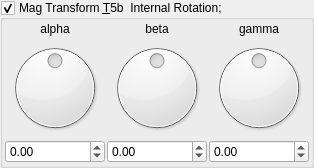
    <widget class="MyGroupBox" name="groupCheck_transf_rotation_enabled">
     <property name="title">
      <string>Mag Transform &amp;T5b  Internal Rotation; </string>
     </property>
     <property name="checkable">
      <bool>true</bool>
     </property>
     <layout class="QVBoxLayout" name="verticalLayout_8" stretch="0">
      <property name="spacing">
       <number>2</number>
      </property>
      <property name="leftMargin">
       <number>2</number>
      </property>
      <property name="topMargin">
       <number>2</number>
      </property>
      <property name="rightMargin">
       <number>2</number>
      </property>
      <property name="bottomMargin">
       <number>2</number>
      </property>
      <item>
       <layout class="QGridLayout" name="gridLayout_10">
        <property name="spacing">
         <number>2</number>
        </property>
        <item row="1" column="2">
         <widget class="QLabel" name="label_36">
          <property name="text">
           <string>gamma</string>
          </property>
          <property name="alignment">
           <set>Qt::AlignCenter</set>
          </property>
         </widget>
        </item>
        <item row="1" column="1">
         <widget class="QLabel" name="label_34">
          <property name="text">
           <string>beta</string>
          </property>
          <property name="alignment">
           <set>Qt::AlignCenter</set>
          </property>
         </widget>
        </item>
        <item row="1" column="0">
         <widget class="QLabel" name="label_35">
          <property name="text">
           <string>alpha</string>
          </property>
          <property name="alignment">
           <set>Qt::AlignCenter</set>
          </property>
         </widget>
        </item>
        <item row="2" column="1">
         <widget class="QDial" name="dial3_transf_rotation_y">
          <property name="minimum">
           <number>-18000</number>
          </property>
          <property name="maximum">
           <number>18000</number>
          </property>
          <property name="wrapping">
           <bool>true</bool>
          </property>
         </widget>
        </item>
        <item row="2" column="2">
         <widget class="QDial" name="dial3_transf_rotation_z">
          <property name="minimum">
           <number>-18000</number>
          </property>
          <property name="maximum">
           <number>18000</number>
          </property>
          <property name="wrapping">
           <bool>true</bool>
          </property>
         </widget>
        </item>
        <item row="3" column="0">
         <widget class="MyDoubleSpinBox" name="spinboxd3_transf_rotation_x">
          <property name="sizePolicy">
           <sizepolicy hsizetype="Minimum" vsizetype="Maximum">
            <horstretch>0</horstretch>
            <verstretch>0</verstretch>
           </sizepolicy>
          </property>
          <property name="prefix">
           <string/>
          </property>
          <property name="suffix">
           <string/>
          </property>
          <property name="decimals">
           <number>2</number>
          </property>
          <property name="minimum">
           <double>-180.000000000000000</double>
          </property>
          <property name="maximum">
           <double>180.000000000000000</double>
          </property>
          <property name="singleStep">
           <double>1.000000000000000</double>
          </property>
         </widget>
        </item>
        <item row="2" column="0">
         <widget class="QDial" name="dial3_transf_rotation_x">
          <property name="minimum">
           <number>-18000</number>
          </property>
          <property name="maximum">
           <number>18000</number>
          </property>
          <property name="wrapping">
           <bool>true</bool>
          </property>
         </widget>
        </item>
        <item row="3" column="2">
         <widget class="MyDoubleSpinBox" name="spinboxd3_transf_rotation_z">
          <property name="sizePolicy">
           <sizepolicy hsizetype="Minimum" vsizetype="Maximum">
            <horstretch>0</horstretch>
            <verstretch>0</verstretch>
           </sizepolicy>
          </property>
          <property name="prefix">
           <string/>
          </property>
          <property name="suffix">
           <string/>
          </property>
          <property name="decimals">
           <number>2</number>
          </property>
          <property name="minimum">
           <double>-180.000000000000000</double>
          </property>
          <property name="maximum">
           <double>180.000000000000000</double>
          </property>
          <property name="singleStep">
           <double>1.000000000000000</double>
          </property>
         </widget>
        </item>
        <item row="3" column="1">
         <widget class="MyDoubleSpinBox" name="spinboxd3_transf_rotation_y">
          <property name="sizePolicy">
           <sizepolicy hsizetype="Minimum" vsizetype="Maximum">
            <horstretch>0</horstretch>
            <verstretch>0</verstretch>
           </sizepolicy>
          </property>
          <property name="prefix">
           <string/>
          </property>
          <property name="suffix">
           <string/>
          </property>
          <property name="decimals">
           <number>2</number>
          </property>
          <property name="minimum">
           <double>-180.000000000000000</double>
          </property>
          <property name="maximum">
           <double>180.000000000000000</double>
          </property>
          <property name="singleStep">
           <double>1.000000000000000</double>
          </property>
         </widget>
        </item>
       </layout>
      </item>
     </layout>
    </widget>
